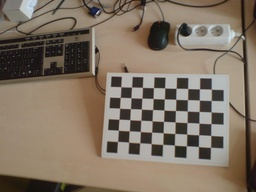
#> input picture opencv_py/K800i_calib/DSC00774.JPG, 256 x 192 px, shrunk from 1280 x 960 before the run
$ python jpeg_benchmark.py K800i_calib/DSC00774.JPG   (older library calls are emulated)
#> lines starting #> are read from the running program, lines starting #| are printed output that depends on the picture
#> further down, orig_image is the input picture: shape (192, 256, 3); mean B, G, R 100.8, 116, 129.7
#!/usr/bin/env python

import argparse
import sys
import time

import cv2
import numpy as np
import matplotlib.pyplot as plt
import tqdm

# this is (being) deprecated:
# from skimage.measure import compare_ssim as ssim, compare_mse as mse
from skimage.metrics import structural_similarity as ssim, mean_squared_error as mse

timer = time.clock if sys.version_info < (3,) else time.perf_counter


def partial_sums(x, kernel_size=8):
    """Calculate partial sums of array in boxes (kernel_size x kernel_size).

    This corresponds to:
    scipy.signal.convolve2d(x, np.ones((kernel_size, kernel_size)), mode='valid')
    >>> partial_sums(np.arange(12).reshape(3, 4), 2)
    array([[10, 14, 18],
           [26, 30, 34]])
    """
#> called with kernel_size = 8
    assert len(x.shape) >= 2 and x.shape[0] >= kernel_size and x.shape[1] >= kernel_size
    sums = x.cumsum(axis=0).cumsum(axis=1)
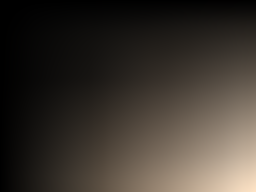
#> sums: shape (192, 256, 3) float64; mean B, G, R 1168093.2, 1341336.3, 1502576.7; drawn with min black and max white
    sums = np.pad(sums, 1)[:-1, :-1]
    return (
        sums[kernel_size:, kernel_size:]
        + sums[:-kernel_size, :-kernel_size]
        - sums[:-kernel_size, kernel_size:]
        - sums[kernel_size:, :-kernel_size]
    )


def universal_image_quality_index(x, y, kernel_size=8):
    """Compute the Universal Image Quality Index (UIQI) of x and y."""

    N = kernel_size ** 2

    x = x.astype(np.float)
    y = y.astype(np.float)
    e = np.finfo(np.float).eps

    # sums and auxiliary expressions based on sums
    S_x = partial_sums(x, kernel_size)
    S_y = partial_sums(y, kernel_size)
    PS_xy = S_x * S_y
    SSS_xy = S_x*S_x + S_y*S_y

    # sums of squares and product
    S_xx = partial_sums(x*x, kernel_size)
#> call 3 of partial_sums, with kernel_size = 8
#> in partial_sums (call 3), `sums = x.cumsum(axis=0).cumsum(axis=1)`:
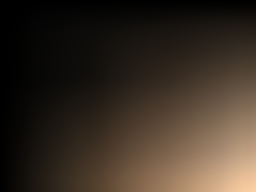
#> sums: shape (192, 256, 3) float64; mean of channels 0, 1, 2 135895199.6, 173947427.6, 213707324.6; drawn with min black and max white
    S_yy = partial_sums(y*y, kernel_size)
#| UIQI(x, x) =  0.6
#| SSIM(x, x) =  1.0
    S_xy = partial_sums(x*y, kernel_size)

    num = 4 * PS_xy * (N * S_xy - PS_xy)
    den = (N*(S_xx + S_yy) - SSS_xy) * (SSS_xy)

    Q_s = (num) / (den + e)

    return np.mean(Q_s)


def check_compression(image, quality):
#> called with quality = 0
    start = timer()
    data = cv2.imencode('.jpg', image, [cv2.IMWRITE_JPEG_QUALITY, quality])[1]
#> data = 1786 values, max 255 at index 0, min 0 at index 4, mean 106.9
    compressed = timer()
    image = cv2.imdecode(data, cv2.IMREAD_COLOR)
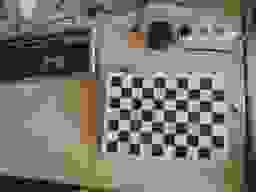
#> image: shape (192, 256, 3); mean B, G, R 114, 119.4, 120.2
    decompressed = timer()
    return data, image, compressed - start, decompressed - compressed


def check_lossless_compression(image, level):
    data = cv2.imencode('.png', image, [cv2.IMWRITE_PNG_COMPRESSION, level])[1]
    return data

parser = argparse.ArgumentParser()
parser.add_argument('file')
parser.add_argument('--downsample', type=int)
args = parser.parse_args()

filename = args.file

orig_image = cv2.imread(filename, cv2.IMREAD_COLOR)

if args.downsample:
    orig_image = orig_image[::args.downsample, ::args.downsample]

sizes = []
mses = []
ssims = []
uiqis = []
compression_times = []
decompression_times = []

print('UIQI(x, x) = ', universal_image_quality_index(orig_image, orig_image))
print('SSIM(x, x) = ', ssim(orig_image, orig_image, channel_axis=-1))

for quality in tqdm.trange(101):
    data, image, time_c, time_d = check_compression(orig_image, quality)
#> time_c = 0.00129; time_d = 0.00823
    ssims.append(ssim(orig_image, image, channel_axis=-1))
    sizes.append(len(data))
    mses.append(mse(image, orig_image))
    uiqis.append(universal_image_quality_index(image, orig_image))
#> in partial_sums (call 6), `sums = x.cumsum(axis=0).cumsum(axis=1)`:
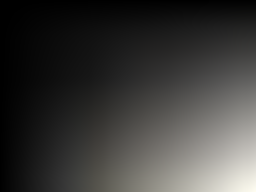
#> sums: shape (192, 256, 3) float64; mean B, G, R 1325063.6, 1367001.7, 1384531.9; drawn with min black and max white
    compression_times.append(time_c)
    decompression_times.append(time_d)

size1 = len(check_lossless_compression(image, 1))
#> size1 = 72353
size9 = len(check_lossless_compression(image, 9))
#> size9 = 65839
print('PNG compression range:', size9, size1)
#| PNG compression range: 65839 72353

size = image.nbytes
#> size = 147456

fig = plt.figure(filename + ' JPEG performance')

ax = fig.add_subplot(2, 2, 1)
ax.set_title('Size ratio (blue) and Structural Similarity Index (orange)')
plt.plot(np.array(sizes) / size)
plt.axhline(size1 / size, color='red')
plt.axhline(size9 / size, color='green')
plt.plot(ssims, color='orange')
plt.plot(uiqis, color='magenta')

ax = fig.add_subplot(2, 2, 2)
ax.set_title('Mean Squared Error')
plt.plot(mses)

ax = fig.add_subplot(2, 2, 3)
ax.set_title('Compression (blue) vs decompression (orange) time')
plt.plot(compression_times, color='blue')
plt.plot(decompression_times, color='orange')

ax = fig.add_subplot(2, 2, 4)
ax.imshow(cv2.cvtColor(orig_image, cv2.COLOR_BGR2RGB))

plt.show()
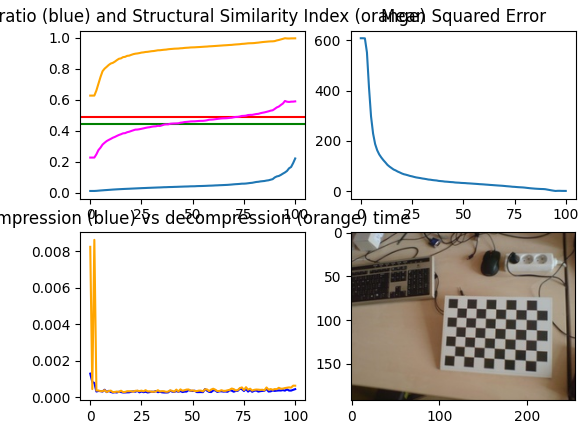
#> figure drawn by matplotlib, 4 panels; panel 1: curve peaks at x = 100, y = 0.222; panel 2: curve peaks at x = 0, y = 608.6; panel 3: curve peaks at x = 0, y = 0.00129; panel 3: curve peaks at x = 2, y = 0.00861

# Bibliography

# https://www.pyimagesearch.com/2014/09/15/python-compare-two-images/
# SSIM, Wang et al.: https://www.cns.nyu.edu/pub/eero/wang03-reprint.pdf (2004)
# "Image Quality Assessment: From Error Visibility to Structural Similarity"
# Google Scholar seems to not find it for "SSIM" query.
# https://scikit-image.org/docs/dev/api/skimage.metrics.html#skimage.metrics.structural_similarity
# https://scikit-image.org/docs/dev/api/skimage.metrics.html#skimage.metrics.mean_squared_error
